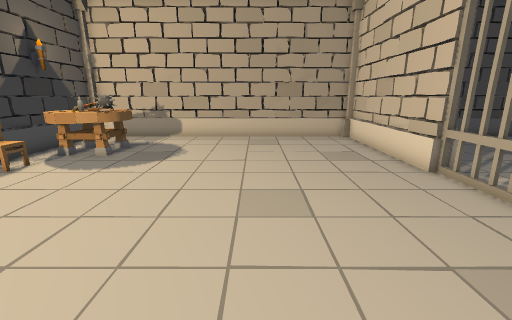
view 1 (above)

15 first-person views from a walk through a 3-D level made in the Unity game engine. The camera is 1.2 m above the floor, tilts 14° down and sees 90° across. The floor is counted in squares, 0.5 m on a side. Each view is taken from the middle of a square. On the plan, view 1 faces up. The plan holds only what a view shows up to about 17 squares ahead; the rest is blank. The place goes on beyond the plan. Some animated figures are left out. Door leaves are left out, so doorways stand open.

view 2
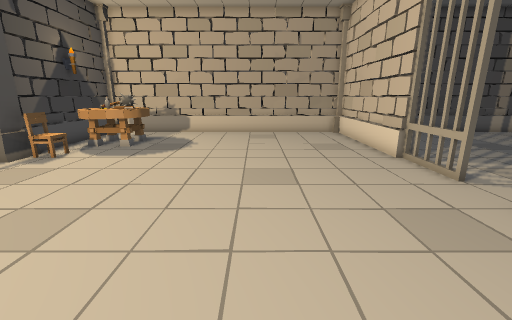

view 3
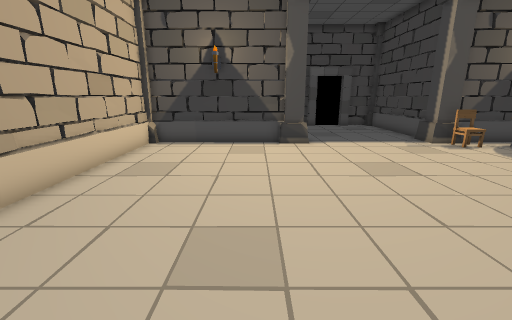

view 4
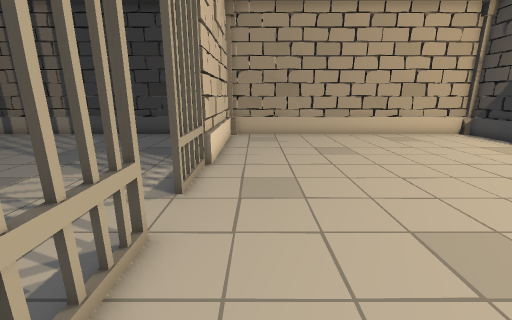

view 5
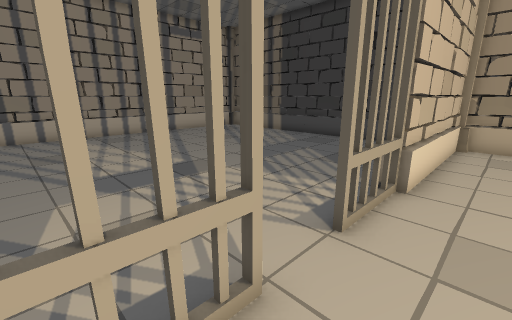

view 6
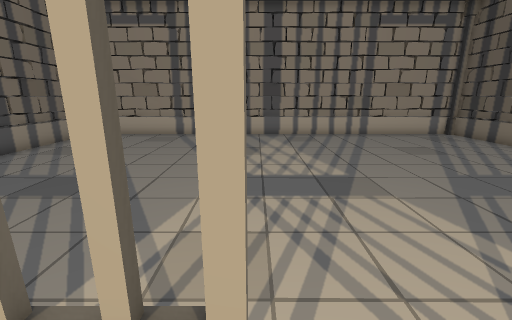

view 7
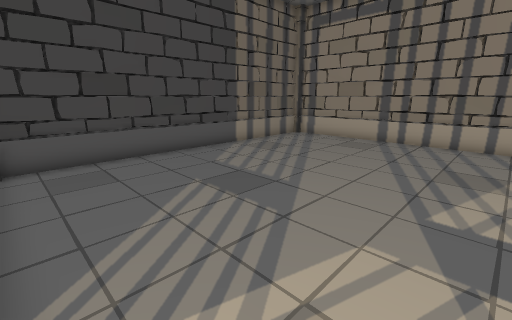

view 8
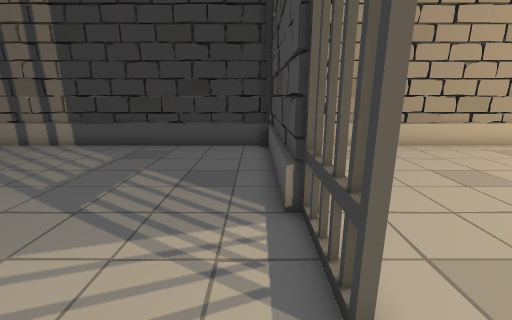

view 9
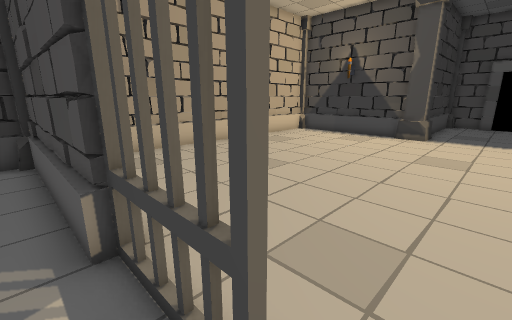

view 10
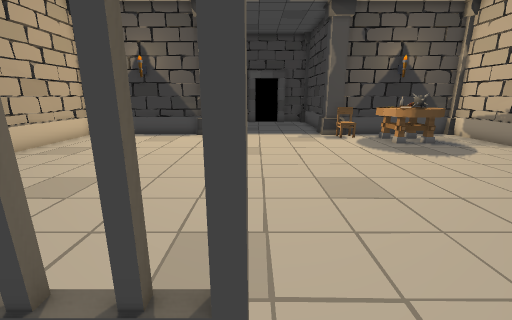

view 11
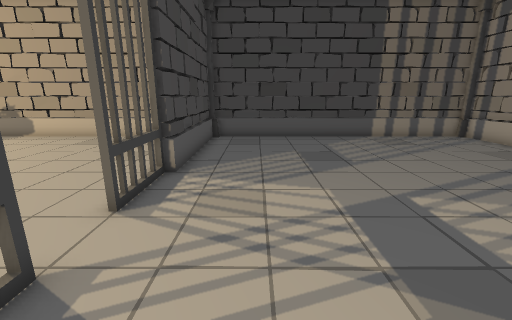

view 12
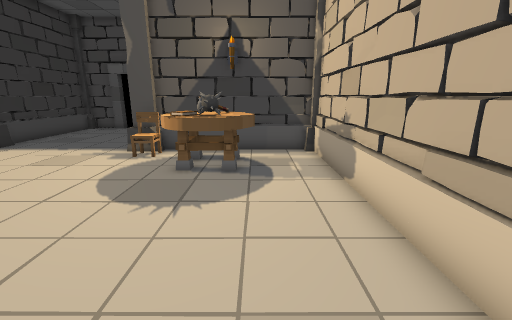

view 13
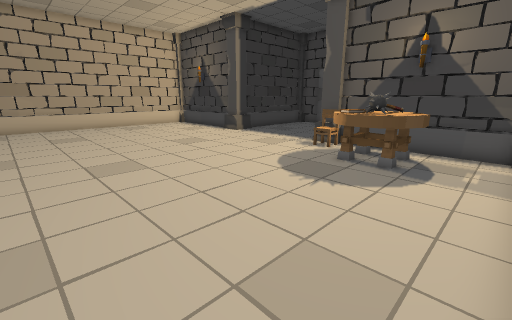

view 14
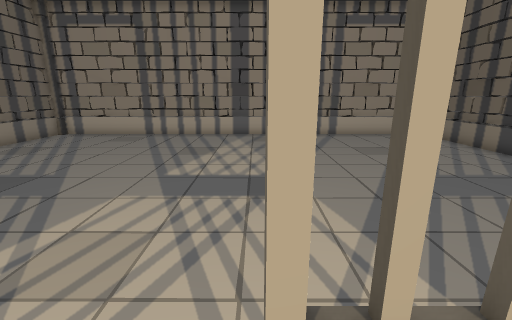

view 15
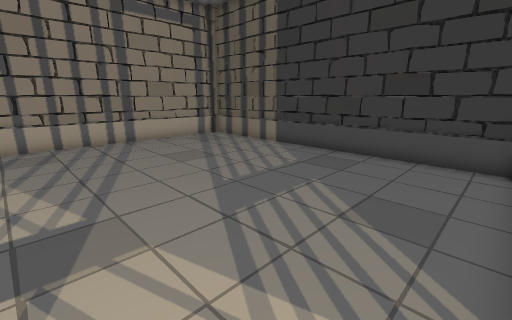

### Floor plan
Key: @ floor where view 1 was taken; # wall or solid block; . floor; D open door; = window, fence, low wall or low ledge; T table; C chair; L column; O other object.
Columns run from 13 left of view 1 to 22 right of it. Each row starts with its distance up from view 1.
 16    #################################
 15    #...............#...............#
 14    #...............#...............#
 13    #.TTT...........#...............#
 12    # TTT...........#...............#
 11    # TOO...........#...............#
 10    # T O...........#...............#
  9   ###..............#...............#
  8 ###LC..............#...............#
  7 ...L...............#...............#
  6 ...................=...............#
  5 ...................D...............#
  4 ...................D...............#
  3 ...................D...............#
  2 ...................=...............#
  1 ...L...............#...............#
  0 ###LL........@.....#...............#
 -1   ##...............#...............#
 -2    #...............#...............#
 -3    #...............#...............#
 -4    #...............#...............#
 -5    #...............#...............#
 -6    #...............#...............#
 -7    #...............#...............#
 -8    #################################

Where each view was taken, in squares from view 1:
view 1: 0 up, 0 right, facing up
view 2: 2 down, 0 right, facing up
view 3: 2 down, 4 right, facing left
view 4: 9 up, 4 right, facing down
view 5: 7 up, 4 right, facing down-right
view 6: 5 up, 5 right, facing right
view 7: 5 up, 7 right, facing up-right
view 8: 5 up, 7 right, facing down
view 9: 4 up, 7 right, facing down-left
view 10: 3 up, 7 right, facing left
view 11: 0 up, 9 right, facing up
view 12: 13 up, 2 right, facing left
view 13: 15 up, 3 right, facing down-left
view 14: 3 up, 5 right, facing right
view 15: 3 up, 7 right, facing down-right
